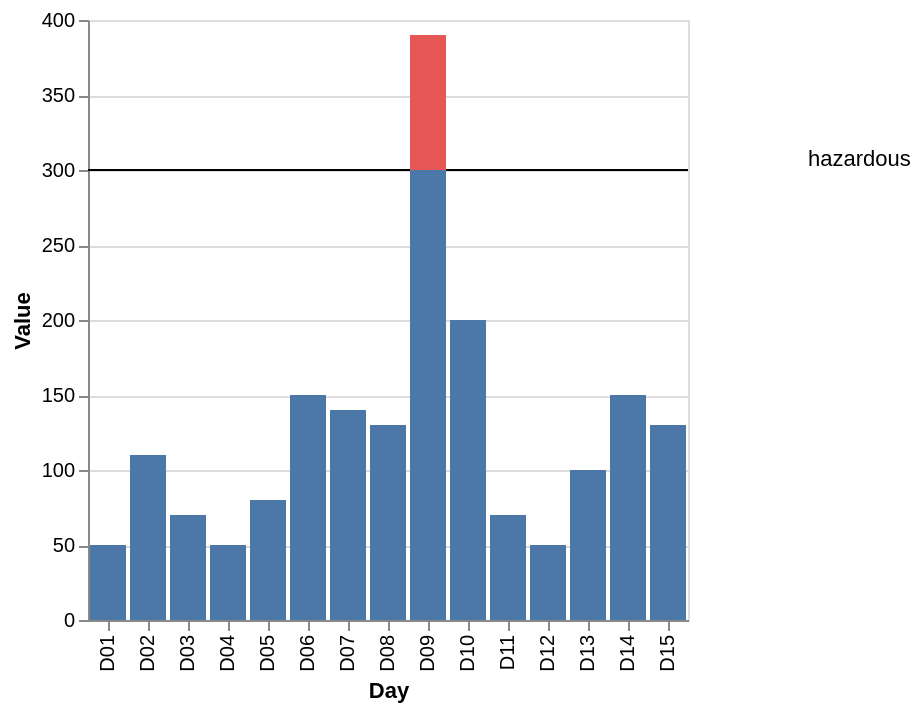

Specify this chart in Vega-Lite:
### Vega-Lite specification from a JSON file in a GitHub repository (floating-point values rounded to 4 significant figures)
{"$schema": "https://vega.github.io/schema/vega-lite/v2.json", "description": "A simple bar chart with annotation.", "data": {"values": [{"Day": "D01", "Value": "50"}, {"Day": "D02", "Value": "110"}, {"Day": "D03", "Value": "70"}, {"Day": "D04", "Value": "50"}, {"Day": "D05", "Value": "80"}, {"Day": "D06", "Value": "150"}, {"Day": "D07", "Value": "140"}, {"Day": "D08", "Value": "130"}, {"Day": "D09", "Value": "390"}, {"Day": "D10", "Value": "200"}, {"Day": "D11", "Value": "70"}, {"Day": "D12", "Value": "50"}, {"Day": "D13", "Value": "100"}, {"Day": "D14", "Value": "150"}, {"Day": "D15", "Value": "130"}, {"Threshold": "hazardous", "ThresholdValue": "300"}]}, "transform": [{"calculate": "datum.Value > 300 ? 300 : datum.Value", "as": "diff"}], "layer": [{"mark": "rule", "encoding": {"y": {"field": "ThresholdValue", "type": "quantitative"}}}, {"mark": "bar", "encoding": {"x": {"field": "Day", "type": "ordinal"}, "y": {"field": "Value", "type": "quantitative"}}}, {"mark": {"type": "text", "align": "left", "dx": 210, "dy": -5}, "encoding": {"y": {"field": "ThresholdValue", "type": "quantitative"}, "text": {"field": "Threshold", "type": "ordinal"}}}, {"mark": "bar", "encoding": {"x": {"field": "Day", "type": "ordinal"}, "y": {"field": "diff", "type": "quantitative", "axis": {"title": "Value"}}, "y2": {"field": "Value", "type": "quantitative"}, "color": {"value": "#e45755"}}}]}
